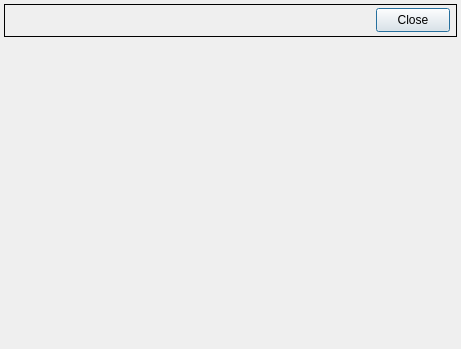
<?xml version="1.0" encoding="UTF-8"?>
<ui version="4.0">
 <class>AdcDac</class>
 <widget class="QDialog" name="AdcDac">
  <property name="geometry">
   <rect>
    <x>0</x>
    <y>0</y>
    <width>461</width>
    <height>349</height>
   </rect>
  </property>
  <property name="windowTitle">
   <string>Dialog</string>
  </property>
  <widget class="QFrame" name="frame">
   <property name="geometry">
    <rect>
     <x>4</x>
     <y>4</y>
     <width>453</width>
     <height>33</height>
    </rect>
   </property>
   <property name="frameShape">
    <enum>QFrame::Box</enum>
   </property>
   <property name="frameShadow">
    <enum>QFrame::Plain</enum>
   </property>
   <widget class="QPushButton" name="AdcDacPB">
    <property name="geometry">
     <rect>
      <x>372</x>
      <y>4</y>
      <width>74</width>
      <height>24</height>
     </rect>
    </property>
    <property name="text">
     <string>Close</string>
    </property>
   </widget>
   <widget class="QELabel" name="qelabel">
    <property name="geometry">
     <rect>
      <x>8</x>
      <y>4</y>
      <width>81</width>
      <height>25</height>
     </rect>
    </property>
    <property name="font">
     <font>
      <pointsize>12</pointsize>
     </font>
    </property>
    <property name="variable" stdset="0">
     <string>$(P):LI:$(M)-$(N):DATA.DESC</string>
    </property>
    <property name="variableSubstitutions" stdset="0">
     <string>P=CHA,M=2531-1,N=2</string>
    </property>
    <property name="displayAlarmState">
     <bool>false</bool>
    </property>
   </widget>
   <widget class="QELabel" name="qelabel_6">
    <property name="geometry">
     <rect>
      <x>96</x>
      <y>8</y>
      <width>81</width>
      <height>16</height>
     </rect>
    </property>
    <property name="font">
     <font>
      <pointsize>11</pointsize>
      <weight>75</weight>
      <bold>true</bold>
     </font>
    </property>
    <property name="variable" stdset="0">
     <string>$(P):MBBI:$(M)-$(N):MOTOR:STATE</string>
    </property>
    <property name="variableSubstitutions" stdset="0">
     <string>P=CHA,M=2531-1,N=2</string>
    </property>
    <property name="displayAlarmState">
     <bool>false</bool>
    </property>
   </widget>
  </widget>
  <widget class="QEForm" name="qeform">
   <property name="geometry">
    <rect>
     <x>4</x>
     <y>42</y>
     <width>452</width>
     <height>300</height>
    </rect>
   </property>
   <property name="uiFile" stdset="0">
    <string>/afs/slac/g/testfac/tools/display/beckhoff/common/ui/adcdac.ui</string>
   </property>
  </widget>
 </widget>
 <customwidgets>
  <customwidget>
   <class>QEForm</class>
   <extends>QWidget</extends>
   <header>QEForm.h</header>
  </customwidget>
  <customwidget>
   <class>QELabel</class>
   <extends>QLabel</extends>
   <header>QELabel.h</header>
  </customwidget>
 </customwidgets>
 <resources/>
 <connections/>
</ui>
